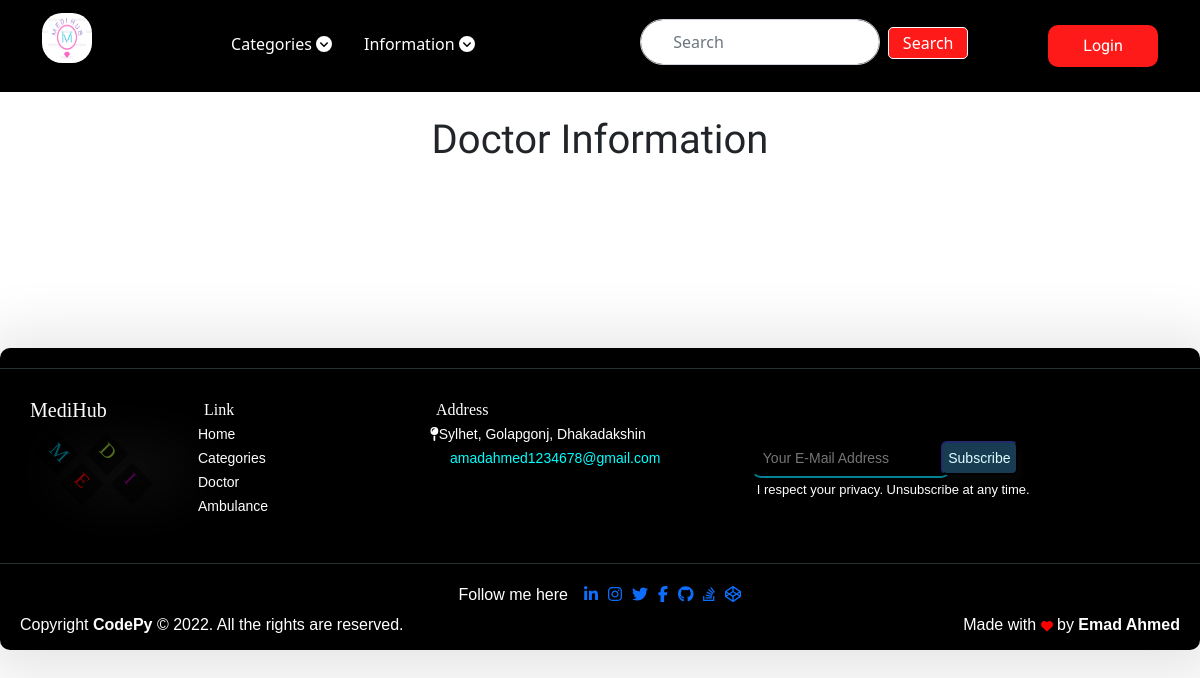
The page /doctor/ on the database as committed earlier.
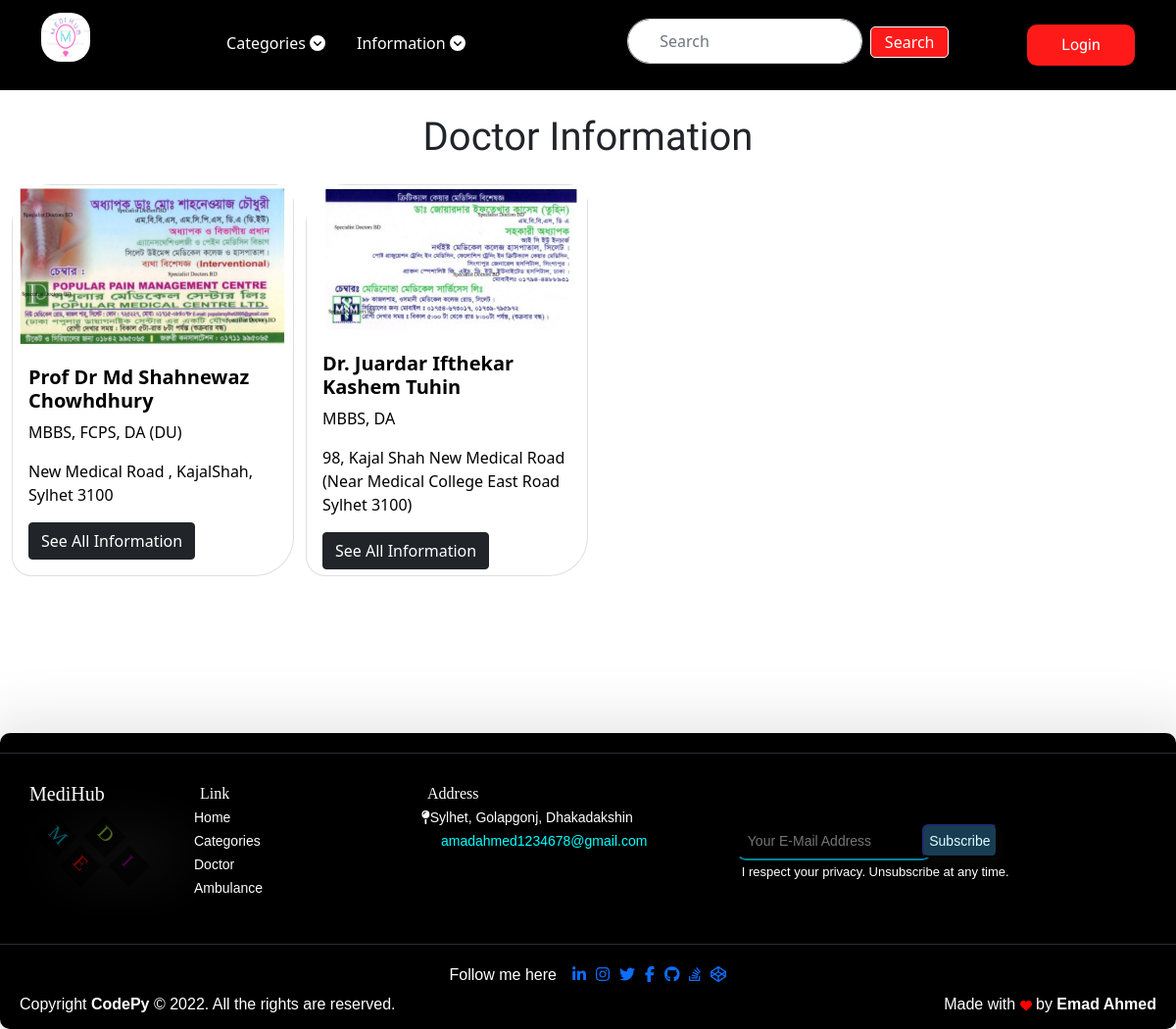
The same page on the database as committed later.
### app/models.py (models this page shows, shortened)
class DoctorInfo(models.Model):
    name = models.CharField(max_length=100)
    qualification = models.CharField(max_length=200)
    specialist = models.CharField(max_length=200, blank=True)
    chamber = models.CharField(max_length=300)
    chamber_address = models.CharField(max_length=300)
    serial_number = models.CharField(max_length=50)
    visiting_hour = models.CharField(max_length=200)
    new_patient_fee = models.IntegerField(blank=True, null=True)
    old_patient_fee = models.IntegerField(blank=True, null=True)
    report_checking_fee = models.IntegerField(blank=True,  null=True)
    doctor_img = models.ImageField(
        upload_to='doctorimg',  blank=True, null=True)
    city = models.CharField(
        max_length=50, choices=STATE_CHOICES, default="Dhaka")

### app/views.py (the view)
# urls.py: path('doctor/', views.doctor, name='doctor'),
def doctor(request):
    doctor_info = DoctorInfo.objects.all()
    if request.user.is_authenticated:
        cart = Cart.objects.filter(user=request.user)
        return render(request, 'app/doctor.html', {'tcart': cart, 'doctor_info': doctor_info})
    return render(request, 'app/doctor.html', {'doctor_info': doctor_info})

### app/templates/app/doctor.html (shortened to what this page needs)
{% extends 'app/base.html' %} <br />
{% load static %} <br />
{% block main-content %}
<div class="container-fluid">
  <h1 class="text-center text-dark mt-4 mb-4">Doctor Information</h1>
  <div class="row">
    {% for doctor in doctor_info %}
    <div class="col-lg-3">
      <div class="card" style="width: 18rem; height: 25rem">
        <img src="{{doctor.doctor_img.url}}" class="card-img-top" alt="..." />
        <div class="card-body">
          <h5 class="card-title fw-bold">{{doctor.name}}</h5>
          <p class="card-text textp">{{doctor.qualification}}</p>
          <p>{{doctor.chamber_address}}</p>
          <a
            href="{% url 'doctor_details' doctor.id %}"
            class="btn btn-dark border-1"
            >See All Information</a
          >
        </div>
      </div>
    </div>
    {% endfor %}
  </div>
</div>
{% endblock main-content %}

Rows that differ between the two databases and show on the page:
added DoctorInfo: doctor_img (picture), name "Prof Dr Md Shahnewaz Chowhdhury", qualification "MBBS, FCPS, DA (DU)", chamber_address "New Medical Road , KajalShah, Sylhet 3100"
added DoctorInfo: doctor_img (picture), name "Dr. Juardar Ifthekar Kashem Tuhin", qualification "MBBS, DA", chamber_address "98, Kajal Shah New Medical Road (Near Medical College East Road Sylhet 3100)"
